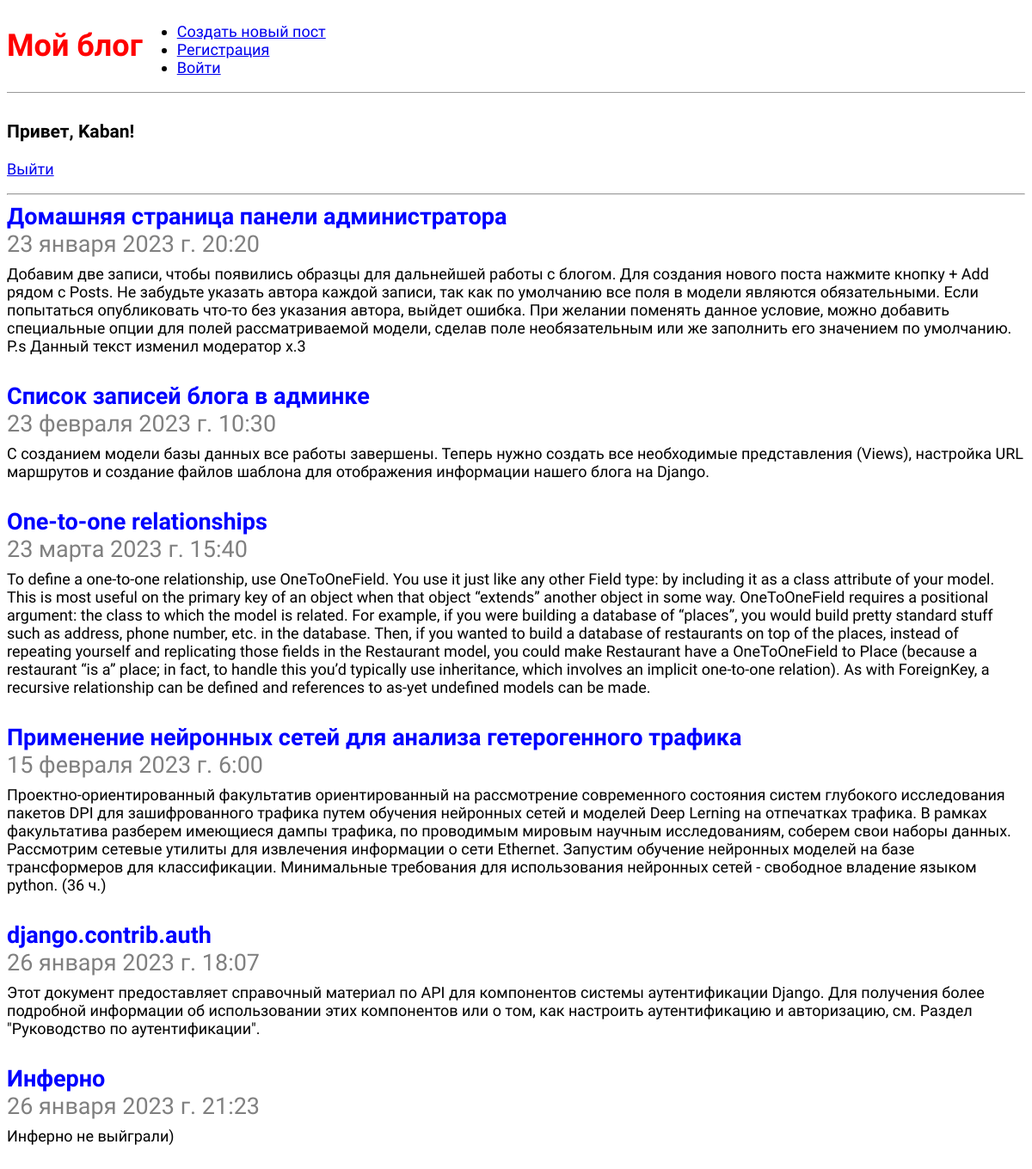
The app's page / (signed in) with its own data.
### blog/models.py (models this page shows, shortened)
class Post(models.Model):
    title = models.CharField(max_length=200)  # Строковое поле, для строк малого и большого размера.
    author = models.ForeignKey(
        'auth.User',
        on_delete=models.CASCADE,  # Если удалиться пользователь, то и его статьи удаляться(каскадное отношение)
    )
    body = models.TextField()  # Большое текстовое поле
    time_create = models.DateTimeField(default=datetime.datetime.now())

### blog/views.py (the view)
# urls.py: path("", BlogListView.as_view(), name='home'),
class BlogListView(ListView):
    model = Post
    template_name = 'home.html'

### templates/home.html
{% extends 'base.html' %}
{% block content %}
{% if user.is_authenticated %}
  {% for post in object_list %}
    <div class="post-entry">
      <h2>
        <a href="{% url 'post_detail' post.pk %}">{{ post.title }}</a>
        <p style="color:grey;">{{ post.time_create }}</p>
      </h2>
      <p>{{ post.body }}</p>
    </div>
  {% endfor %}
{% endif %}
{% endblock content %}

### templates/base.html (shortened to what this page needs)
{% load static %}
<html>
  <head>
    <link href="{% static 'css/base.css' %}" rel="stylesheet">
  </head>
  <body>
    <header>
       <div>
          <h1><a href="{% url 'home' %}">Мой блог</a></h1>
        </div>
      <ul>
        <li><a href="{% url 'post_new' %}">Создать новый пост</a></li>
        <li><a href="{% url 'signup' %}">Регистрация</a></li>
        <li><a href="{% url 'login' %}">Войти</a></li>
      </ul>
    </header>
    {% if user.is_authenticated %}
        <h3>Привет, {{ user.username }}!</h3>
        <p><a href="{% url 'logout' %}">Выйти</a></p>
        <hr>
      {% else %}
        <p>You are not logged in.</p>
        <a href="{% url 'login' %}">Войти</a>
        <hr>
      {% endif %}
    <div>
      {% block content %}
      {% endblock content %}
    </div>
  </body>
</html>

### static/css/base.css (style rules this page uses)
body { font-family: 'Source Sans Pro', sans-serif; font-size: 18px; }
header { border-bottom: 1px solid #999; margin-bottom: 2rem; display: flex; }
header h1 a { color: red; text-decoration: none; }
.post-entry { margin-bottom: 2rem; }
.post-entry h2 { margin: 0.5rem 0; }
.post-entry h2 a, .post-entry h2 a:visited { color: blue; text-decoration: none; }
.post-entry p { margin: 0; font-weight: 400; }

### records on screen
Post: title "Домашняя страница панели администратора", time_create "23 января 2023 г. 20:20", body "Добавим две записи, чтобы появились образцы для дальнейшей работы с блогом. Для создания нового поста нажмите кнопку + Add рядом с Posts. Не забудьте указать автора каждой записи, так как по умолчанию все поля в модели являются обязательными. Если попытаться опубликовать что-то без указания автора, выйдет ошибка. При желании поменять данное условие, можно добавить специальные опции для полей рассматриваемой модели, сделав поле необязательным или же заполнить его значением по умолчанию. P.s Данный текст изменил модератор x.3"
Post: title "Список записей блога в админке", time_create "23 февраля 2023 г. 10:30", body "С созданием модели базы данных все работы завершены. Теперь нужно создать все необходимые представления (Views), настройка URL маршрутов и создание файлов шаблона для отображения информации нашего блога на Django."
Post: title "One-to-one relationships", time_create "23 марта 2023 г. 15:40", body "To define a one-to-one relationship, use OneToOneField. You use it just like any other Field type: by including it as a class attribute of your model. This is most useful on the primary key of an object when that object “extends” another object in some way. OneToOneField requires a positional argument: the class to which the model is related. For example, if you were building a database of “places”, you would build pretty standard stuff such as address, phone number, etc. in the database. Then, if you wanted to build a database of restaurants on top of the places, instead of repeating yourself and replicating those fields in the Restaurant model, you could make Restaurant have a…"
Post: title "Применение нейронных сетей для анализа гетерогенного трафика", time_create "15 февраля 2023 г. 6:00", body "Проектно-ориентированный факультатив ориентированный на рассмотрение современного состояния систем глубокого исследования пакетов DPI для зашифрованного трафика путем обучения нейронных сетей и моделей Deep Lerning на отпечатках трафика. В рамках факультатива разберем имеющиеся дампы трафика, по проводимым мировым научным исследованиям, соберем свои наборы данных. Рассмотрим сетевые утилиты для извлечения информации о сети Ethernet. Запустим обучение нейронных моделей на базе трансформеров для классификации. Минимальные требования для использования нейронных сетей - свободное владение языком python. (36 ч.)"
Post: title "django.contrib.auth", time_create "26 января 2023 г. 18:07", body "Этот документ предоставляет справочный материал по API для компонентов системы аутентификации Django. Для получения более подробной информации об использовании этих компонентов или о том, как настроить аутентификацию и авторизацию, см. Раздел \"Руководство по аутентификации\"."
Post: title "Инферно", time_create "26 января 2023 г. 21:23", body "Инферно не выйграли)"

### other values on screen
{{ user.username }} "Kaban"
